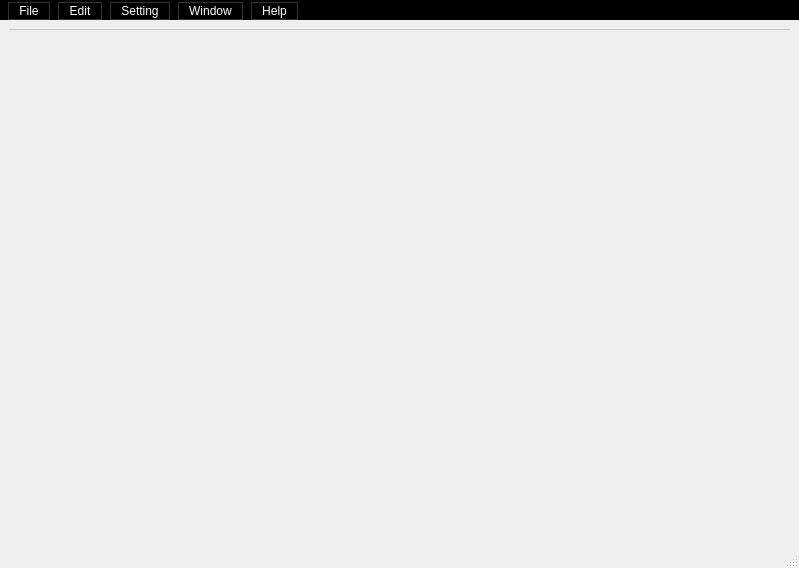
<?xml version="1.0" encoding="UTF-8"?>
<ui version="4.0">
 <class>MainWindow</class>
 <widget class="QMainWindow" name="MainWindow">
  <property name="geometry">
   <rect>
    <x>0</x>
    <y>0</y>
    <width>799</width>
    <height>568</height>
   </rect>
  </property>
  <property name="windowTitle">
   <string>MainWindow</string>
  </property>
  <widget class="QWidget" name="centralwidget">
   <layout class="QHBoxLayout" name="horizontalLayout">
    <item>
     <widget class="QTabWidget" name="tabWidget">
      <property name="palette">
       <palette>
        <active/>
        <inactive/>
        <disabled/>
       </palette>
      </property>
      <property name="styleSheet">
       <string notr="true">QTabWidget::pane { /* The tab widget frame */
border-top: 1px solid #C2C7CB;
}
QTabWidget::tab-bar {
left: 5px; /* move to the right by 5px */
}
/* Style the tab using the tab sub-control. Note that it reads QTabBar _not_ QTabWidget */
QTabBar::tab {
background: rgb(90,90,90);
color: rgb(255,255,255);
border: 2px solid rgb(100,100,100);
border-top-left-radius: 8px;
border-top-right-radius: 8px;
min-width: 32ex;
padding: 2px;
}
QTabBar::tab:selected, QTabBar::tab:hover {
background: rgb(20,20,20);
border-color: rgb(255,125,0);
}
QTabBar::tab:selected {
border-color: rgb(255,125,0);
}
QTabBar::tab:!selected {
margin-top: 1px; /* make non-selected tabs look smaller */
}
QSplitter::handle{
background-color:rgb(10,10,10);
}</string>
      </property>
      <property name="tabShape">
       <enum>QTabWidget::Rounded</enum>
      </property>
      <property name="currentIndex">
       <number>-1</number>
      </property>
      <property name="iconSize">
       <size>
        <width>16</width>
        <height>16</height>
       </size>
      </property>
      <property name="elideMode">
       <enum>Qt::ElideNone</enum>
      </property>
      <property name="usesScrollButtons">
       <bool>true</bool>
      </property>
      <property name="documentMode">
       <bool>false</bool>
      </property>
      <property name="tabsClosable">
       <bool>true</bool>
      </property>
      <property name="movable">
       <bool>true</bool>
      </property>
      <property name="tabBarAutoHide">
       <bool>false</bool>
      </property>
     </widget>
    </item>
   </layout>
  </widget>
  <widget class="QMenuBar" name="menubar">
   <property name="geometry">
    <rect>
     <x>0</x>
     <y>0</y>
     <width>799</width>
     <height>22</height>
    </rect>
   </property>
   <property name="styleSheet">
    <string notr="true">QMenuBar {
background-color: black;
}

QMenuBar::item {
color : white;
spacing: 3px;
margin-top:2px;
margin-left:2px;
padding: 1px 10px;
background: transparent;
border:1px solid rgb(50,50,50);
}

QMenuBar::item:selected {
border:1px solid rgb(255,125,0);
}

QMenu {
background-color: black;
}

QMenu::item {
color : white;
}

QMenu::item:selected {
background-color:rgb(40,40,40);
}</string>
   </property>
   <widget class="QMenu" name="menuFile">
    <property name="title">
     <string>File</string>
    </property>
    <addaction name="actionNew"/>
    <addaction name="actionOpen"/>
    <addaction name="actionSave"/>
    <addaction name="actionSave_As"/>
    <addaction name="separator"/>
    <addaction name="actionQuit"/>
   </widget>
   <widget class="QMenu" name="menuEdit">
    <property name="title">
     <string>Edit</string>
    </property>
   </widget>
   <widget class="QMenu" name="menuSetting">
    <property name="title">
     <string>Setting</string>
    </property>
    <addaction name="actionPefencies"/>
   </widget>
   <widget class="QMenu" name="menuHelp">
    <property name="title">
     <string>Help</string>
    </property>
    <addaction name="actionAbout"/>
    <addaction name="actionHelp"/>
   </widget>
   <widget class="QMenu" name="menuWindow">
    <property name="title">
     <string>Window</string>
    </property>
    <addaction name="doSystem"/>
   </widget>
   <addaction name="menuFile"/>
   <addaction name="menuEdit"/>
   <addaction name="menuSetting"/>
   <addaction name="menuWindow"/>
   <addaction name="menuHelp"/>
  </widget>
  <widget class="QStatusBar" name="statusbar"/>
  <action name="actionNew">
   <property name="text">
    <string>New..</string>
   </property>
  </action>
  <action name="actionOpen">
   <property name="text">
    <string>Open</string>
   </property>
  </action>
  <action name="actionSave">
   <property name="text">
    <string>Save</string>
   </property>
  </action>
  <action name="actionSave_As">
   <property name="text">
    <string>Save As ..</string>
   </property>
  </action>
  <action name="actionQuit">
   <property name="text">
    <string>Quit</string>
   </property>
  </action>
  <action name="actionPefencies">
   <property name="text">
    <string>Preferences..</string>
   </property>
  </action>
  <action name="actionAbout">
   <property name="text">
    <string>About</string>
   </property>
  </action>
  <action name="actionHelp">
   <property name="text">
    <string>Help</string>
   </property>
  </action>
  <action name="doSystem">
   <property name="text">
    <string>Undo/Redo System</string>
   </property>
  </action>
 </widget>
 <resources/>
 <connections/>
</ui>
